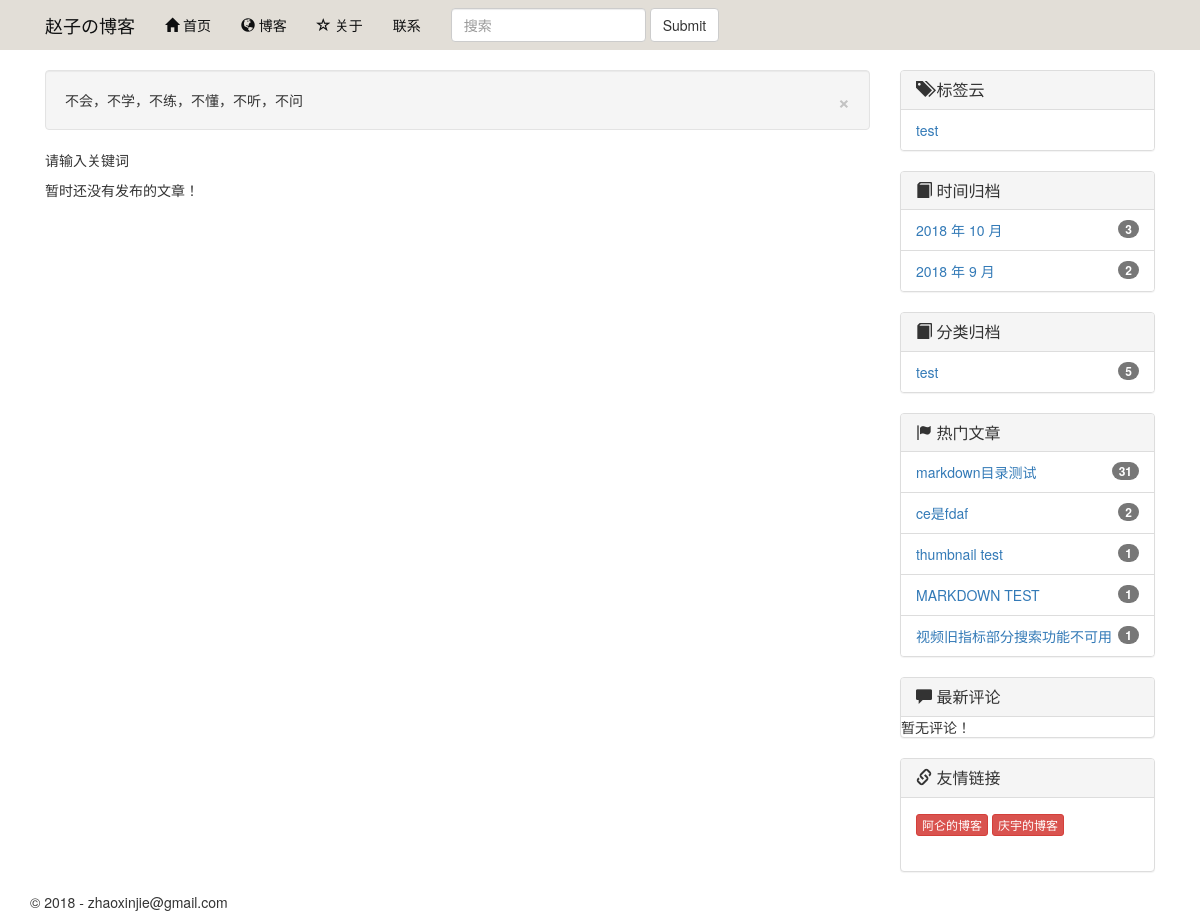
/search/, run on an earlier commit of the app's database.
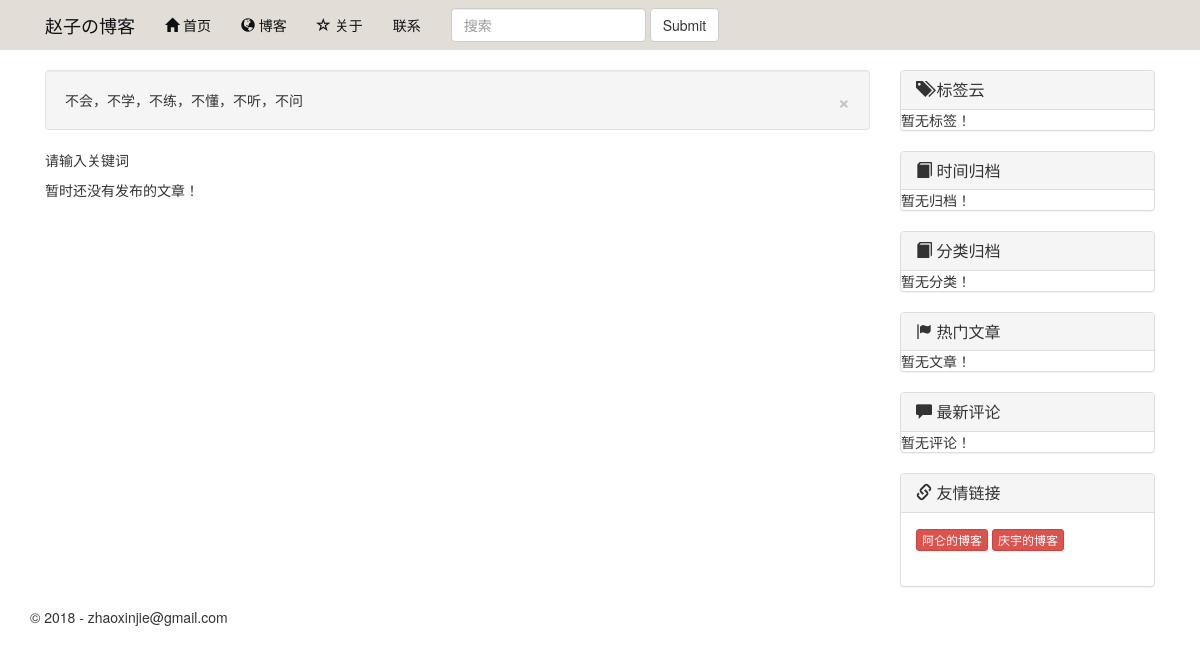
And on a later commit of the database.
### blog/models.py (models this page shows, shortened)
class Tag(models.Model):
    name = models.CharField(max_length=100)

class Category(models.Model):
    name = models.CharField(max_length=100)

class Post(models.Model):
    title = models.CharField(max_length=70)
    body = models.TextField()
    created_time = models.DateTimeField()
    modified_time = models.DateTimeField()
    excerpt = models.CharField(max_length=200, blank=True)
    category = models.ForeignKey(Category, on_delete=models.CASCADE)
    tags = models.ManyToManyField(Tag, blank=True)
    author = models.ForeignKey(User, on_delete=models.CASCADE)
    views = models.PositiveIntegerField(default=0)
    image = ThumbnailerImageField(upload_to='media', resize_source=dict(size=(200, 150), sharpen=True))
    def get_absolute_url(self):
        return reverse('blog:detail', kwargs={'pk': self.pk})
    class Meta:
        ordering = ['-created_time']

### blog/views.py (the view)
# urls.py: url(r'^search/$', views.search, name='search'),
def search(request):
    q = request.GET.get('q')
    error_msg = ''
    if not q:
        error_msg = "请输入关键词"
        return render(request, 'blog/index.html', {'error_msg': error_msg})
    post_list = Post.objects.filter(Q(title__icontains=q) | Q(body__icontains=q))
    return render(request, 'blog/index.html', {'error_msg': error_msg,
                                               'post_list': post_list})

### blog/templatetags/blog_tags.py (called while the page is built)
@register.simple_tag
def archives():
    return Post.objects.dates('created_time', 'month', order='DESC')

@register.simple_tag
def comments():
    return Comment.objects.all()[:10]

@register.simple_tag
def get_categories():
    return Category.objects.annotate(num_posts=Count('post')).filter(num_posts__gt=0)

@register.simple_tag
def get_tags():
    return Tag.objects.annotate(num_posts=Count('post')).filter(num_posts__gt=0)

@register.simple_tag
def get_count_of_category(category_pk):
    return Post.objects.filter(category=category_pk).count()

@register.simple_tag
def get_count_of_date(year, month):
    return Post.objects.filter(created_time__year=year, created_time__month=month).count()

@register.simple_tag
def get_most_views_host(num = 5):
    return Post.objects.all().order_by('-views')[:num]

### templates/blog/index.html (shortened to what this page needs)
{% extends 'base.html' %}
{% load thumbnail %}
{% block main %}
    <div class="well alert hidden-xs fade in">
        <button class="close" data-dismiss="alert" type="button">×</button>
        不会，不学，不练，不懂，不听，不问
    </div>
    {% if error_msg %}
        <p>{{ error_msg }}</p>
    {% endif %}
    {% for post in post_list %}
        <div class="panel panel-default">
            <div class="panel-heading">
                <a href="{{ post.get_absolute_url }}">{{ post.title }}</a>
                <p class="pull-right">
                    <span style="margin-left: 20px"><i class="glyphicon glyphicon-user"></i>
                            {{ post.author}}</span>
                    <span style="margin-left: 20px"><i class="glyphicon glyphicon-time"></i>
                            {{ post.created_time|date:"Y-m-d h:m" }}</span>
                    <span style="margin-left: 20px"><i class="glyphicon glyphicon-comment"></i>
                            {{ post.comment_set.count }}</span>
                    <span style="margin-left: 20px"><i class="glyphicon glyphicon-eye-open"></i>
                            {{ post.views }}
                        </span>
                </p>
            </div>
            <div class="panel-body">
                <div class="col-md-4">
                    <figure>
                        <img src="/static/{{ post.image }}" alt="" height="150px" width="200px">
                    </figure>
                </div>
                <div class="col-md-8">
                        <p>{{ post.excerpt|safe}}</p>
                </div>
            </div>
        </div>
    {% empty %}
        <div class="no-post">暂时还没有发布的文章！</div>
    {% endfor %}
{% endblock main %}

### templates/base.html (shortened to what this page needs)
{% load staticfiles %}
{% load blog_tags %}
<!DOCTYPE html>
<html>
<head>
    <link rel="stylesheet" href="{% static 'blog/css/bootstrap.min.css' %}">
    <link rel="stylesheet" href="{% static 'blog/css/base.css' %}">
    <link rel="stylesheet" href="{% static 'blog/css/index.css' %}">
    <link rel="stylesheet" href="{% static 'blog/css/highlights/github.css' %}">
</head>
<body>
<header class="navbar-default">
    <div class="container">
        <div class="navbar-header">
            <div class="navbar-brand" href="#">赵子の博客</div>
        </div>
        <div class="collapse navbar-collapse" id="vmaig-navbar-collapse">
            <ul class="nav navbar-nav">
                <li class="">
                    <a href="{% url 'blog:index' %}">
                        <span class="glyphicon glyphicon-home"></span>
                        首页
                    </a>
                </li>
                <li>
                    <a href="#">
                        <span class="glyphicon glyphicon-globe"></span>
                        博客
                    </a>
                </li>
                <li>
                    <a href="#">
                        <span class="glyphicon glyphicon-star-empty"></span>
                        关于
                    </a>
                </li>
                <li>
                    <a href="#">
                        联系
                    </a>
                </li>
                <form class="navbar-form navbar-left" role="search" _lpchecked="1" action="{% url 'blog:search' %}">
                    <div class="form-group">
                        <input type="text" class="form-control" name="q" placeholder="搜索" required>
                    </div>
                    <button type="submit" class="btn btn-default">Submit</button>
                </form>
            </ul>
        </div>
    </div>
</header>
<div class="content-body">
    <div class="container">
        <div class="col-md-8 col-lg-9" style="margin-top: 20px">
            <div id="home-post-list">
                {% block main %}
                {% endblock main %}
            </div>
        </div>
        <div class="col-md-4 col-lg-3 hidden-xs">
            <div id="tags" style="margin-top: 20px">
                <div class="panel panel-default">
                    <div class="panel-heading">
                        <h3 class="panel-title">
                            <span class="glyphicon glyphicon-tags"></span>
                            标签云
                        </h3>
                    </div>
                    {% get_tags as tag_list %}
                    <ul id="tags-list" class="list-group collapse in">
                        {% for tag in tag_list %}
                            <li class="list-group-item">
                                <a href="{% url 'blog:tag' tag.pk %}">{{ tag.name }}</a>
                            </li>
                        {% empty %}
                            暂无标签！
                        {% endfor %}
                    </ul>
                </div>
            </div>
            <div id="post-achieves" class="panel panel-default">
                <div class="panel-heading">
                    <h3 class="panel-title">
                        <span class="glyphicon glyphicon-book"></span>
                        时间归档
                    </h3>
                </div>
                <ul id="achieve-list" class="list-group collapse in">
                    {% archives as date_list %}
                    {% for date in date_list %}
                        <li class="list-group-item">
                            <a href="{% url 'blog:archives' date.year date.month %}">
                                {{ date.year }} 年 {{ date.month }} 月</a>
                        <span class="badge">{% get_count_of_date date.year date.month %}</span>
                        </li>
                    {% empty %}
                        暂无归档！
                    {% endfor %}
                </ul>
            </div>
            <div id="post-category" class="panel panel-default">
                <div class="panel-heading">
                    <h3 class="panel-title">
                        <span class="glyphicon glyphicon-book"></span>
                        分类归档
                    </h3>
                </div>
                {% get_categories as category_list %}
                <ul id="category-list" class="list-group collapse in">
                    {% for category in category_list %}
                        <li class="list-group-item">
                            <a href="{% url 'blog:category' category.pk %}">{{ category.name }}</a><span class="badge">{% get_count_of_category category.pk %}</span>
                        </li>
                    {% empty %}
                        暂无分类！
                    {% endfor %}
                </ul>
            </div>
            <div id="hot-posts" class="panel panel-default">
                <div class="panel-heading">
                    <h3 class="panel-title">
                        <span class="glyphicon glyphicon-flag"></span>
                        热门文章
                    </h3>
                </div>
                <ul id="hot-post-list" class="list-group collapse in">
                    {% get_most_views_host as hot_post_list %}
                    {% for post in hot_post_list %}
                        <li class="list-group-item">
                                    <span class="hot-post-title"><a
                                            href="{{ post.get_absolute_url }}">{{ post.title }}</a></span>
                            <span class="badge">{{ post.views }}</span>
                        </li>
                    {% empty %}
                        暂无文章！
                    {% endfor %}
                </ul>
            </div>
            <div id="latest-comment">
                <div class="panel panel-default">
                    <div class="panel-heading">
                        <h3 class="panel-title">
                            <span class="glyphicon glyphicon-comment"></span>
                            最新评论
                        </h3>
                    </div>
                    <ul id="latest-comment-list" class="list-group collapse in">
                        {% comments as comment_list %}
                        {% for comment in comment_list %}
                            <li class="list-group-item">
                                <a>{{ comment.name }} 评论:{{ comment.text }}</a>
                            </li>
                        {% empty %}
                            暂无评论！
                        {% endfor %}
                    </ul>
                </div>
            </div>
            <div id="communicate">
                <div class="panel panel-default">
                    <div class="panel-heading">
                        <h3 class="panel-title">
                            <span class="glyphicon glyphicon-link"></span>
                            友情链接
                        </h3>
                    </div>
                    <div class="panel-body">
                        <div id="links" class="list-group collapse in">
                            <a title="阿仑的博客" target="_blank" href="http://zhyoulun.com/"
                               class="btn btn-xs btn-danger">阿仑的博客</a>
                            <a title="庆宇的博客" target="_blank" href="http://zqingyu.com/"
                               class="btn btn-xs btn-danger">庆宇的博客</a>
                        </div>
                    </div>
                </div>
            </div>
        </div>
    </div>
</div>
<footer id="site-footer">
    <div class="container">
        <div class="row">
            <div class="col-md-12">
                <p class="copyright">&copy 2018 - zhaoxinjie@gmail.com
                </p>
            </div>
        </div>
    </div>
</footer>
</body>
</html>

### static/blog/css/base.css (style rules this page uses)
.navbar-default { background-color: #e2ded7; border-color: #934c17; }
.navbar-default .navbar-brand { color: #0e0f10; }
.navbar-default .navbar-nav > li > a { color: #0e0f10; }
.navbar-default .navbar-collapse, .navbar-default .navbar-form { border-color: #0e0f10; }

What changed in the data, as far as the page shows it:
no longer on this page (row unchanged): Tag: name "test"
no longer on this page (row unchanged): Category: name "test", id "5"
removed Post: title "markdown目录测试", views "31"
removed Post: title "ce是fdaf", views "2"
removed Post: title "thumbnail test", views "1"
removed Post: title "MARKDOWN TEST", views "1"
removed Post: title "视频旧指标部分搜索功能不可用", views "1"
Also different on the page:
text now shown: "暂无标签！ 暂无归档！ 暂无分类！ 暂无文章！"
list line gone: "2018 年 10 月 3"
list line gone: "2018 年 9 月 2"
